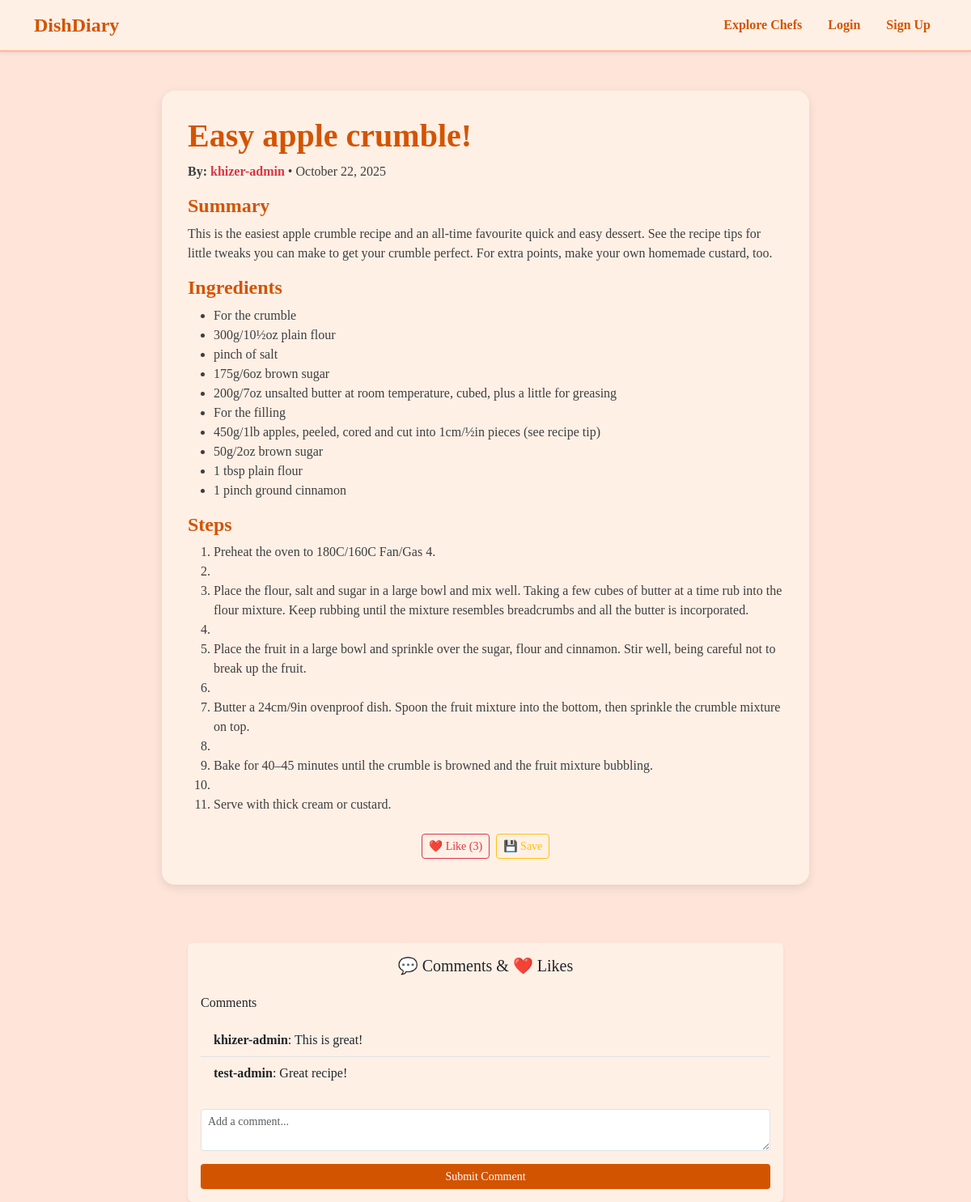
/recipes/easy-apple-crumble/, run on the app's committed database.
### recipes/models.py (models this page shows, shortened)
class Recipe(models.Model):
    title = models.CharField(max_length=200)
    slug = models.SlugField(unique=True, blank=True)
    author = models.ForeignKey(User, on_delete=models.CASCADE)
    summary = models.CharField(max_length=300, blank=True)
    ingredients = models.TextField()
    steps = models.TextField()
    created_at = models.DateTimeField(auto_now_add=True)
    updated_at = models.DateTimeField(auto_now=True)

class Comment(models.Model):
    recipe = models.ForeignKey(
        Recipe, on_delete=models.CASCADE, related_name='comments')
    author = models.ForeignKey(User, on_delete=models.CASCADE)
    body = models.TextField()
    created_at = models.DateTimeField(auto_now_add=True)
    updated_at = models.DateTimeField(auto_now=True)

### recipes/views.py (the view)
class RecipeDetailView(SuccessMessageMixin, generic.DetailView):
    model = Recipe
    template_name = 'recipes/recipe_detail.html'

### recipes/templates/recipes/recipe_detail.html (shortened to what this page needs)
<!DOCTYPE html>
<html lang="en">
  <head>
    <link
      href="https://cdn.jsdelivr.net/npm/bootstrap@5.3.2/dist/css/bootstrap.min.css"
      rel="stylesheet"
    />
  </head>
  <body>
    {% include 'recipes/navbar.html' %}
    <div class="container py-5">
      <div class="recipe-card mx-auto" style="max-width: 800px">
        <h1>{{ recipe.title }}</h1>
        <p>
          <strong>By:</strong>
          <a href="{% url 'recipes:user_profile' username=recipe.author.username %}" class="text-decoration-none text-danger fw-bold">
            {{ recipe.author.username }}
          </a>
          • {{ recipe.created_at|date:"F j, Y" }}
        </p>
        <h4>Summary</h4>
        <p>{{ recipe.summary }}</p>
        <h4>Ingredients</h4>
        <ul>
          {% for line in recipe.ingredients.splitlines %}
          <li>{{ line }}</li>
          {% empty %}
          <li>No ingredients listed.</li>
          {% endfor %}
        </ul>
        <h4>Steps</h4>
        <ol>
          {% for line in recipe.steps.splitlines %}
          <li>{{ line }}</li>
          {% empty %}
          <li>No steps provided.</li>
          {% endfor %}
        </ol>
        <div class="mt-4 d-flex justify-content-center gap-2">
          <form method="post" action="{% url 'recipes:like_recipe' slug=recipe.slug %}">
            <button type="submit" class="btn btn-outline-danger btn-sm">
              ❤️ Like ({{ recipe.likes.count }})
            </button>
          </form>
          <form method="post" action="{% url 'recipes:toggle_favourite' slug=recipe.slug %}">
            <button type="submit" class="btn btn-outline-warning btn-sm">
              💾 Save
            </button>
          </form>
        </div>
      </div>
    </div>
    <div class="container mt-4">
      <div class="row justify-content-center">
        <div class="col-md-8">
          <div class="card shadow-sm border-0" style="background-color: #fff0e6;">
            <div class="card-body">
              <h5 class="card-title text-center mb-4">💬 Comments & ❤️ Likes</h5>
              <h6 class="mb-3">Comments</h6>
              <div style="max-height: 200px; overflow-y: auto;">
                <ul class="list-group list-group-flush">
                  {% for comment in recipe.comments.all %}
                  <li class="list-group-item" style="background-color: #fff0e6;">
                    <strong>{{ comment.author }}</strong>: {{ comment.body }}
                  </li>
                  {% empty %}
                  <li class="list-group-item text-muted text-center" style="background-color: #fff0e6;">
                    No comments yet.
                  </li>
                  {% endfor %}
                </ul>
              </div>
              <form method="post" action="{% url 'recipes:comment_recipe' slug=recipe.slug %}" class="mt-4">
                <div class="mb-3">
                  <textarea name="body" class="form-control form-control-sm" rows="2" placeholder="Add a comment..." required></textarea>
                </div>
                <button type="submit" class="btn btn-sm w-100" style="background-color: #d35400; color: white;">
                  Submit Comment
                </button>
              </form>
            </div>
          </div>
        </div>
      </div>
    </div>
  </body>
</html>

### recipes/templates/recipes/recipe_detail.html (style rules this page uses)
body { font-family: "Georgia", serif; background-color: #ffe5d9; color: #3e3e3e; }
.recipe-card { background-color: #fff0e6; border-radius: 16px; padding: 2rem; box-shadow: 0 4px 12px rgba(0, 0, 0, 0.1); }
h1, h4 { color: #d35400; font-weight: 700; }

### data on the page
Recipe: title "Easy apple crumble!", author.username "khizer-admin", created_at "October 22, 2025", summary "This is the easiest apple crumble recipe and an all-time favourite quick and easy dessert. See the recipe tips for little tweaks you can make to get your crumble perfect. For extra points, make your own homemade custard, too.", likes.count "3"
Comment: author "khizer-admin", body "This is great!"
Comment: author "test-admin", body "Great recipe!"

### other printed values
{{ line }} "For the crumble" "300g/10½oz plain flour" "pinch of salt" "175g/6oz brown sugar" "200g/7oz unsalted butter at room temperature, cubed, plus a little for greasing" "For the filling" "450g/1lb apples, peeled, cored and cut into 1cm/½in pieces (see recipe tip)" "50g/2oz brown sugar" "1 tbsp plain flour" "1 pinch ground cinnamon"
{{ line }} "Preheat the oven to 180C/160C Fan/Gas 4." "Place the fruit in a large bowl and sprinkle over the sugar, flour and cinnamon. Stir well, being careful not to break up the fruit." "Butter a 24cm/9in ovenproof dish. Spoon the fruit mixture into the bottom, then sprinkle the crumble mixture on top." "Bake for 40–45 minutes until the crumble is browned and the fruit mixture bubbling." "Serve with thick cream or custard."
